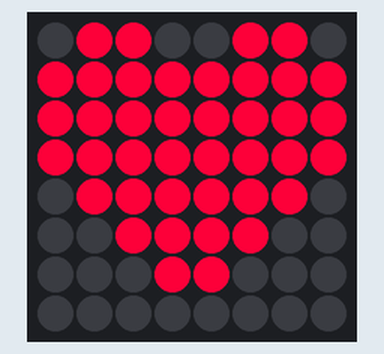
A program run on a simulated Raspberry Pi (BCM pin numbers) with a Sense HAT. Parts: the Sense HAT's 8×8 RGB LED matrix. At 4.0 s the program stops and its outputs stay as they are.

Above: at 0.22 s.
At 3.82 s:
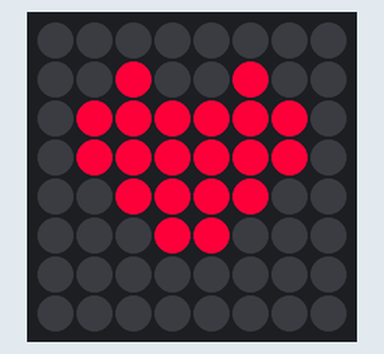

The program:

e03_heart.py
```python
# e03 · 두근두근 하트 — 그림 두 개를 번갈아 보여 주기
from sense_hat import SenseHat   # SenseHAT 도구 상자 가져오기
from time import sleep           # 기다리기(sleep) 도구 가져오기
sense = SenseHat()               # 내 SenseHAT을 sense라고 부르기
sense.set_rotation(180)          # 화면 180도 돌리기 (케이스에 거꾸로 꽂힘)
sense.clear()                    # 화면 지우기 (켜진 LED 끄기)

R = (255, 0, 60)    # 빨강
O = (0, 0, 0)       # 꺼짐

big = [             # 큰 하트
    O, R, R, O, O, R, R, O,
    R, R, R, R, R, R, R, R,
    R, R, R, R, R, R, R, R,
    R, R, R, R, R, R, R, R,
    O, R, R, R, R, R, R, O,
    O, O, R, R, R, R, O, O,
    O, O, O, R, R, O, O, O,
    O, O, O, O, O, O, O, O,
]
small = [           # 작은 하트
    O, O, O, O, O, O, O, O,
    O, O, R, O, O, R, O, O,
    O, R, R, R, R, R, R, O,
    O, R, R, R, R, R, R, O,
    O, O, R, R, R, R, O, O,
    O, O, O, R, R, O, O, O,
    O, O, O, O, O, O, O, O,
    O, O, O, O, O, O, O, O,
]

for i in range(5):           # 5번 두근두근
    sense.set_pixels(big)    # 크게
    sleep(0.4)
    sense.set_pixels(small)  # 작게
    sleep(0.4)
sense.clear()
```

Measured:
- what the display in image 1 shows lasts 0.4 s, from 3.6 s to 4.0 s
